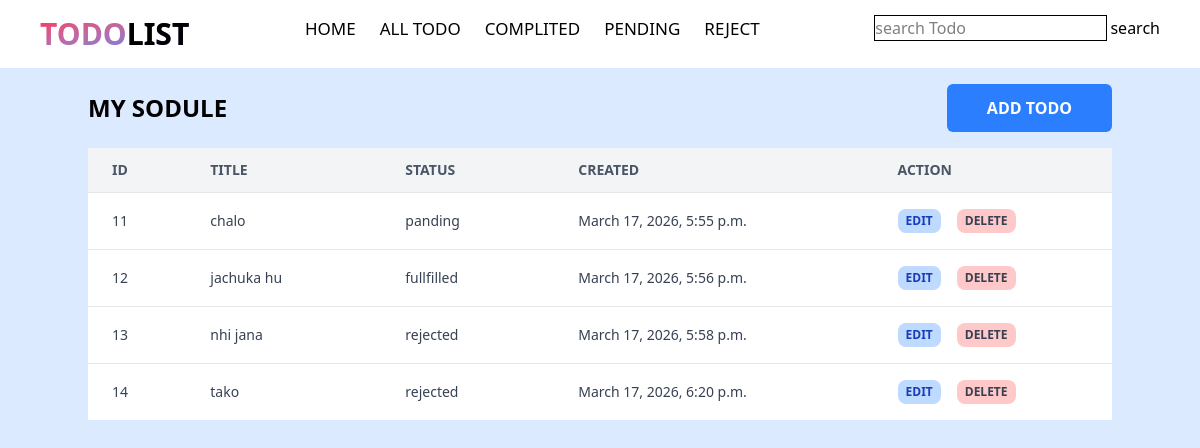
The page / on the database its author committed.
### todo/models.py (models this page shows, shortened)
class Todo(models.Model):
    STATUS_FIELDS = [
        ('panding', 'PANDING'),
        ('fullfilled', 'FULLFILLED'),
        ('rejected', 'REJECTED')
    ]
    title = models.CharField(max_length=100)
    description = models.TextField(max_length=500)
    status = models.CharField(max_length=10, choices=STATUS_FIELDS, default='panding')
    created_at = models.DateTimeField(auto_now_add=True)
    updated_at = models.DateTimeField(auto_now=True)

### todo/views.py (the view)
# urls.py: path('', views.todo_list, name = 'todo_list'),
def todo_list(request, id=None):
    todo_lists = Todo.objects.all()
    return render(request, 'list.html', {'todo_lists': todo_lists})

### todo/templates/list.html (shortened to what this page needs)
{% extends 'layout.html' %}
{% block search %}{{search}}{% endblock %}
{% block content %}
<div class="max-h-[80vh] overflow-y-scroll w-full bg-blue-100">
    <div class="min-w-5xl max-w-3xl mx-auto flex items-center justify-between my-4">
        <h1 class="text-2xl font-bold uppercase">My Sodule</h1>
        <a href="{% url 'todo_add' %}" class="bg-blue-500 text-white font-semibold px-10 py-3 rounded-md active:scale-95 transition duration-300">ADD TODO</a>
    </div>
    <table class="min-w-5xl mx-auto divide-y divide-gray-200 bg-white">
        <thead class="bg-gray-100">
            <tr class="">
                <th class="px-6 py-3 text-left text-sm font-semibold text-gray-600">ID</th>
                <th class="px-10 py-3 text-left text-sm font-semibold text-gray-600">TITLE</th>
                <th class="px-10 py-3 text-left text-sm font-semibold text-gray-600">STATUS</th>
                <th class="px-10 py-3 text-left text-sm font-semibold text-gray-600">CREATED</th>
                <th class="px-10 py-3 text-left text-sm font-semibold text-gray-600">ACTION</th>
            </tr>
        </thead>
        {% for todo in todo_lists %}
        <tbody class="divide-y divide-gray-200">
            <tr class="hover:bg-gray-50 transition">
                <td class="px-6 py-4 text-sm text-gray-700">{{todo.id}}</td>
                <td class="px-10 py-4 text-sm text-gray-700">{{todo.title}}</td>
                <td class="px-10 py-4 text-sm text-gray-700">{{todo.status}}</td>
                <td class="px-10 py-4 text-sm text-gray-700">{{todo.created_at}}</td>
                <td class="px-10 py-4 text-sm text-gray-700 flex items-center gap-4">
                    <a href="{% url 'todo_edit' todo.id%}" class="text-blue-800 bg-blue-200 p-1 px-2 rounded-lg font-semibold text-xs">EDIT</a>
                    <a  href="#" class="text-ted-800 bg-red-200 p-1 px-2 rounded-lg font-semibold text-xs" onclick="deleteTodo(event, {{todo.id}})">DELETE</a>
                </td>
            </tr>
        </tbody>
        {% endfor %}
    </table>
</div>
{% endblock %}

### todo/templates/layout.html (shortened to what this page needs)
<!DOCTYPE html>
<html lang="en">
<head>
    <script src="https://cdn.jsdelivr.net/npm/@tailwindcss/browser@4"></script>
</head>
<body>
    <div class="h-screen w-full bg-blue-100">
        <nav class="flex justify-between item-center px-10 py-4 bg-white uppercase">
            <h1 class="bg-linear-to-br from-rose-500 to-blue-500 w-fit text-3xl font-semibold bg-clip-text text-transparent">
                TODO<span class="text-black">List</span>
            </h1>
            <div class="flex gap-6 item-center text-[17px] text-medium">
                <a href="{% url 'todo_list' %}" class="hover:text-blue-500 active:scale-95 transition-colors durations-300">home</a>
                <a href="{% url 'todo_list' %}" class="hover:text-blue-500 active:scale-95 transition-colors durations-300">All Todo</a>
                <a href="{% url 'completed' %}" class="hover:text-blue-500 active:scale-95 transition-colors durations-300">Complited</a>
                <a href="{% url 'pending' %}" class="hover:text-blue-500 active:scale-95 transition-colors durations-300">Pending</a>
                <a href="{% url 'reject' %}" class="hover:text-blue-500 active:scale-95 transition-colors durations-300">reject</a>
            </div>
            <form action="{% url 'search' %}" method="post">
                <input class="outline" type="search" name="search" id="search" placeholder="search Todo" value="{% block search %}{% endblock %}">
                <button type="submit">search</button>
            </form>
        </nav>
        {% block content %} {% endblock %}
    </div>
</body>
</html>

### rows shown on the page
Todo: id "11", title "chalo", status "panding", created_at "March 17, 2026, 5:55 p.m."
Todo: id "12", title "jachuka hu", status "fullfilled", created_at "March 17, 2026, 5:56 p.m."
Todo: id "13", title "nhi jana", status "rejected", created_at "March 17, 2026, 5:58 p.m."
Todo: id "14", title "tako", status "rejected", created_at "March 17, 2026, 6:20 p.m."
